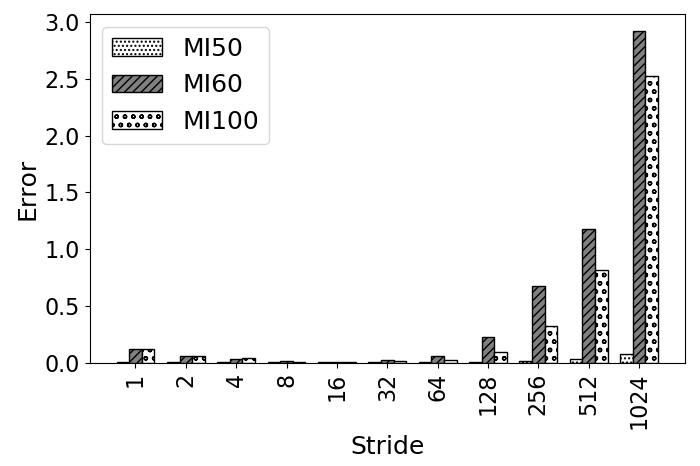

Recreate this plot in Python.
import random
import matplotlib
import matplotlib.pyplot as plt
from matplotlib import style

import numpy as np
import matplotlib.patches as mpatches

#plt.rcdefaults()
fig, ax = plt.subplots()

fig.set_size_inches(7, 5)


#stride = ['stride-1', 'stride-2', 'stride-4', 'stride-8', 'stride-16', 'stride-32', 'stride-64', 'stride-128', 'stride-256', 'stride-512', 'stride-1024', 'stride-2048', 'stride-4096', 'stride-8192']
stride = ['1', '2', '4', '8', '16', '32', '64', '128', '256', '512', '1024']

total_MI50_50M=[0.00298657746755297,0.00298657746755297,0.00298657746755297,0.00298657746755297,0.00343028232759503,0.00343028232759503,0.00465898292866739,0.00793537024901704,0.0144875008190813,0.0341387414832285,0.0734180582842174]
total_MI60_50M=[0.125538203499729,0.0565440096610942,0.0323308770966019,0.0159547873747293,0.00977824376598564,0.0218576213993792,0.0603283828923238,0.226965295713865,0.675091537835639,1.1800462243378,2.92156086970353]
total_MI100_50M=[0.124176277473043,0.0597829053298038,0.0408579661092127,0.00947110289713358,0.00732106398097957,0.0177632441109983,0.0259516633634175,0.0930461435212467,0.327983130838069,0.813903649895996,2.52466422320174]



def average(lst):
    return sum(lst) / len(lst)

print("accurcy")
print("Broadwell showed {:.3f}".format((100-average(total_MI50_50M)))+"\% accuracy, Sky Lake showed {:.1f}".format((100-average(total_MI60_50M)))+"\% accuracy, and Cascade Lake showed {:.1f}".format((100-average(total_MI100_50M)))+"\% accuracy")


barwidth=.25
# Set position of bar on X axis
r1 = np.arange(len(total_MI50_50M))
r2 = [x + barwidth for x in r1]
r3 = [x + barwidth for x in r2]


x_pos = np.arange(len(stride))  # the label locations
#ax.barh(x_pos, read, hatch='....', color='white', edgecolor='black')
#rects1 = plt.bar(x, traffic, .8, hatch='....', color='white', edgecolor='black')
plt.bar(r1, total_MI50_50M, width=barwidth, hatch='....', color='white', edgecolor='black', label='MI50')
plt.bar(r2, total_MI60_50M, width=barwidth, hatch='////', color='grey', edgecolor='black', label='MI60')
plt.bar(r3, total_MI100_50M, width=barwidth, hatch='oo', color='white', edgecolor='black', label='MI100')

#plt.legend(handlelength=3, fontsize=12)

plt.legend(loc="upper left", fontsize=18)


ax.set_ylabel('Error', fontsize=18)
ax.set_xlabel('Stride', fontsize=18)


#plt.title('', fontsize=18)
#ax.set_xticks(x_pos)

plt.yticks(fontsize=16)
#plt.yticks(np.arange(0, 100, 10), fontsize=14)
#ax.get_yaxis().get_major_formatter().set_scientific(False)

plt.xticks([r + barwidth for r in range(len(total_MI50_50M))], stride, fontsize=16, rotation=90)

#plt.xticks(rotation=90, fontsize=14)
#ax.set_xticklabels(stride, fontsize=12)

#ax.invert_yaxis()
plt.tight_layout()

plt.show()
fig.savefig('50_amd_experiments.png', dpi=100)

# Example data
